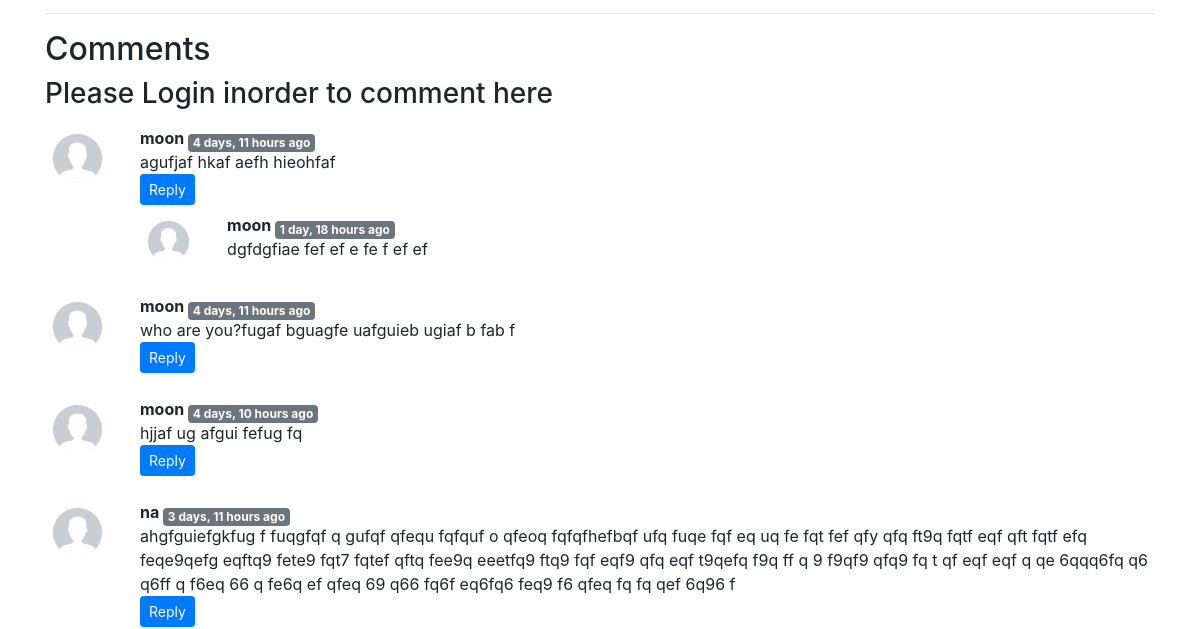
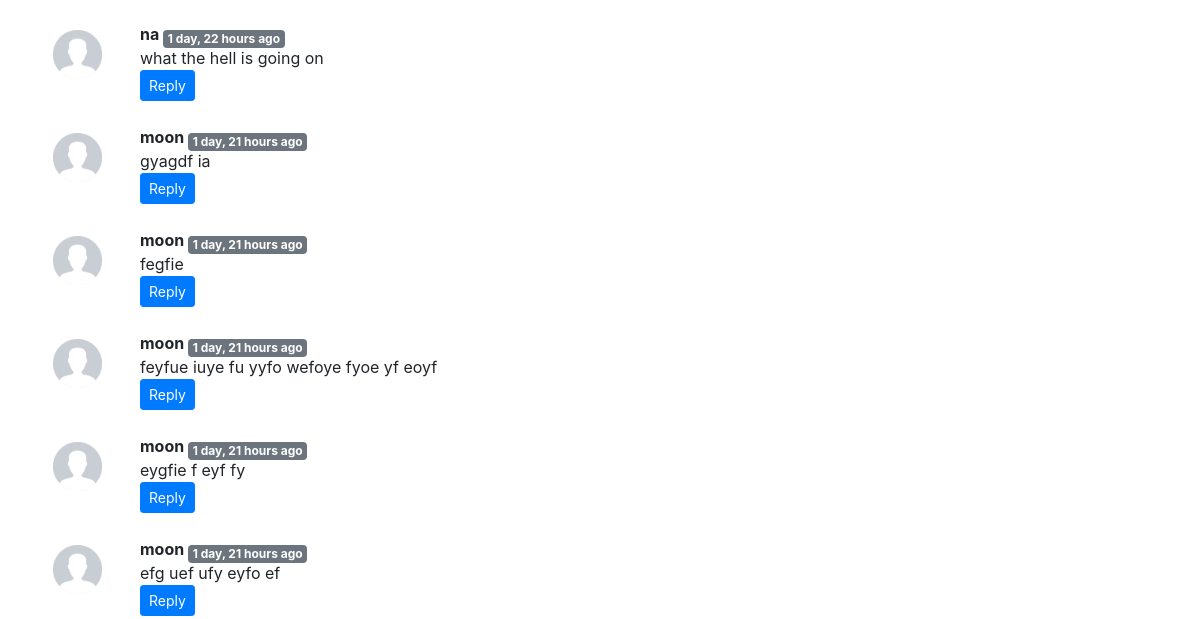
Page /blog/BST-wikipedia (middle part) on the earlier database version (2 pictures, top to bottom).
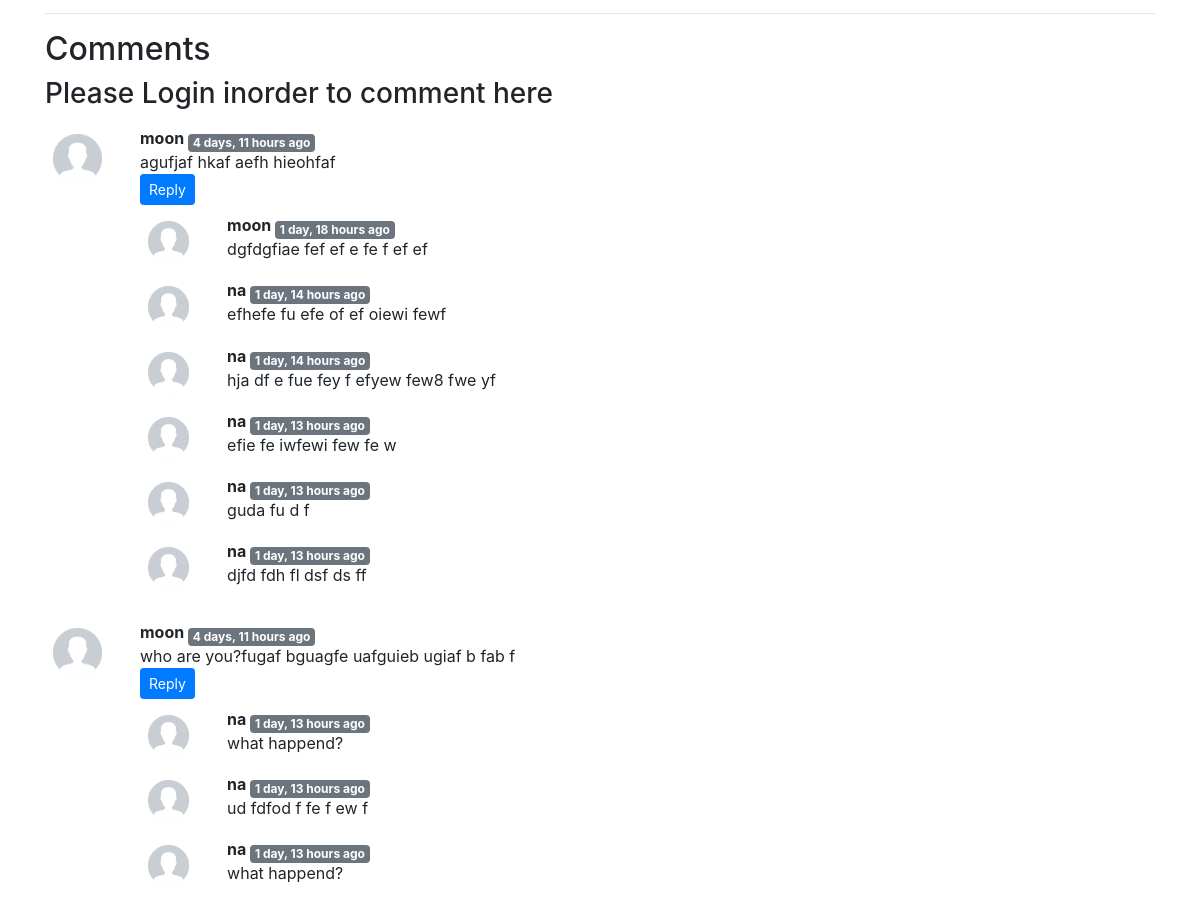
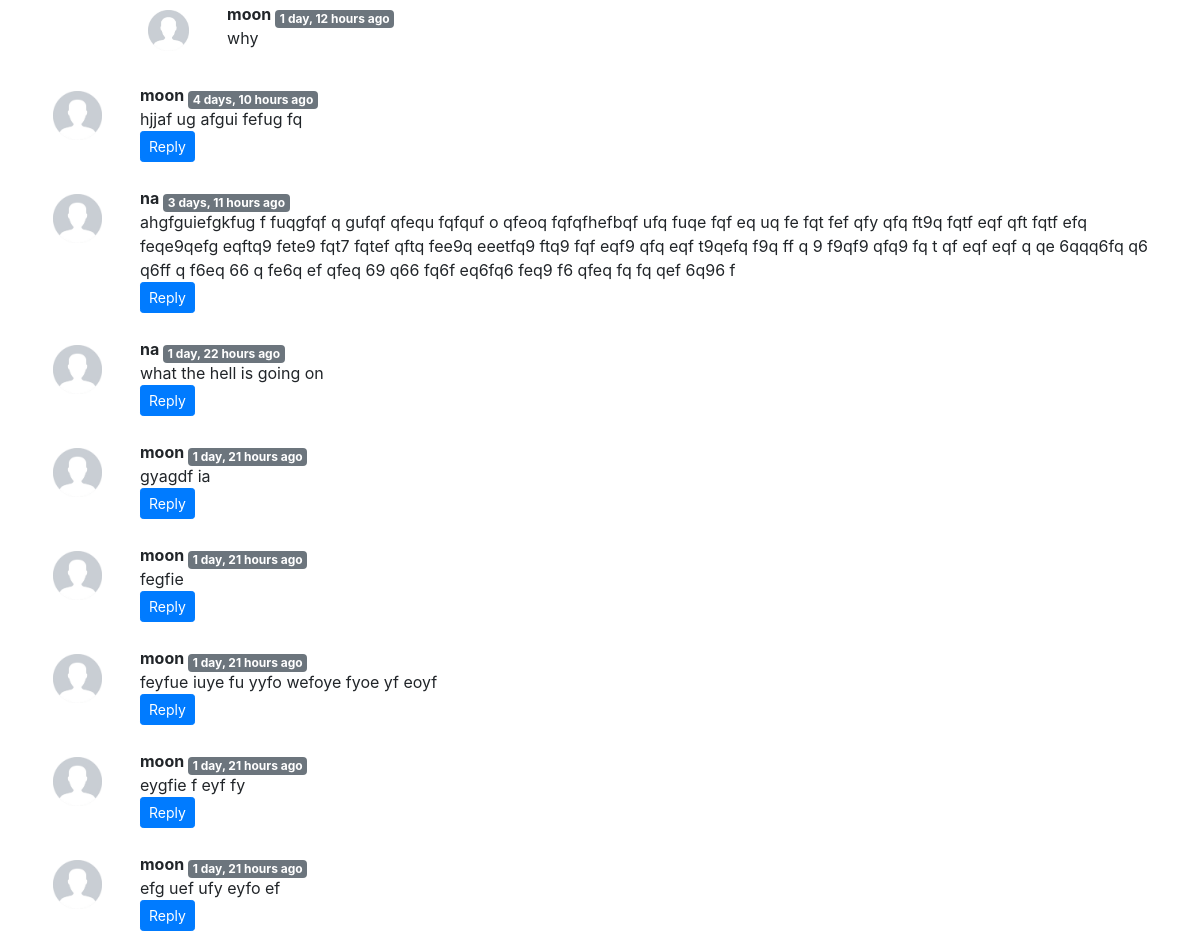
Same page on the later database version (2 pictures, top to bottom).
### blog/models.py (models this page shows, shortened)
class BlogComment(models.Model):
	sno = models.AutoField(primary_key=True)
	comment = models.TextField()
	user = models.ForeignKey(User , on_delete= models.CASCADE)
	post = models.ForeignKey(Post , on_delete= models.CASCADE)
	parent = models.ForeignKey('self' , on_delete= models.CASCADE , null=True)
	timestamp = models.DateTimeField(default = now)

### blog/views.py (the view)
# urls.py: path('<str:slug>',views.blogPost,name='blogPost'),
def blogPost(request, slug):
	post=Post.objects.filter(slug=slug).first()
	comments=BlogComment.objects.filter(post=post,parent=None)
	replies=BlogComment.objects.filter(post=post).exclude(parent=None)
	repdic={}
	for reply in replies:
		if reply.parent.sno not in repdic.keys():
			repdic[reply.parent.sno] = [reply]
		else:
			repdic[reply.parent.sno].append(reply)
	print(len(repdic))
	context={'mypost':post,'comments':comments,'user':request.user, 'replyDict':repdic}
	return render(request,'blog/blogPost.html',context)

### blog/templatetags/task.py (called while the page is built)
@register.filter(name="get_val")
def get_val(dict,key):
	return dict.get(key)

### templates/blog/blogPost.html (shortened to what this page needs)
{%extends 'base.html'%}
{%block body%}
{% load humanize %}
{% load task %}
<div class="container">
	<hr>
</div>
<div class="container">
	<h2>Comments</h2>
	{%if user.is_authenticated%}
	<form action="/blog/postComment" method="post">
	{%csrf_token%}
	<div class="form-group">
	<input type="text" class="form-control" name="comment" placeholder="Enter your Comments here">
	</div>
	<input type="hidden" name="postSno" value="{{mypost.sno}}">
	<input type="hidden" name="parentSno" value="">
	<button type="submit" class="btn btn-primary">Submit</button>
	</form>
	{%else%}
	<h3>Please Login inorder to comment here</h3>
	{%endif%}
	{% for cmnt in comments %}
	<div class="row my-3">
		<div class="col-md-1">
			<img class="rounded mx-auto d-block w-100 p-2" src="/static/img/avatar.jpg" alt="user">
		</div>
		<div class="col-md-11"><b>{{cmnt.user.username}} </b> <sub class="badge badge-secondary"> {{cmnt.timestamp | naturaltime}}</sub>
			<div>{{cmnt.comment}}</div>
			<div class="reply mx-0">
				<button class="btn btn-sm btn-primary" type="button" data-toggle="collapse" data-target="#replyBox{{cmnt.sno}}"  aria-expanded="false" aria-controls="replyBox{{cmnt.sno}}">Reply</button>
				<div class="replies my-2">
					{% for reply in replyDict|get_val:cmnt.sno %}
					<div class="row my-2">
						<div class="col-md-1">
							<img class="rounded mx-auto d-block w-100 p-2" src="/static/img/avatar.jpg" alt="user">
						</div>
						<div class="col-md-11"><b>{{reply.user.username}} </b> <sub class="badge badge-secondary"> {{reply.timestamp | naturaltime}}</sub>
							<div>{{reply.comment}}</div>
						</div>
						<br>
					</div>
					{% endfor %}
				</div>
			</div>
		</div>
	</div>
	{% endfor %}
</div>
{%endblock%}

### templates/base.html (shortened to what this page needs)
<!doctype html>
<html lang="en">
  <head>
    <link rel="stylesheet" href="https://stackpath.bootstrapcdn.com/bootstrap/4.5.2/css/bootstrap.min.css">
  </head>
  <body>
{% block body %} {% endblock %}
  </body>
</html>

Differences in the rows shown:
added BlogComment: user.username "na", timestamp "1 day, 14 hours ago", comment "efhefe fu efe of ef oiewi fewf", shown under "moon"
added BlogComment: user.username "na", timestamp "1 day, 14 hours ago", comment "hja df e fue fey f efyew few8 fwe yf", shown under "moon"
added BlogComment: user.username "na", timestamp "1 day, 13 hours ago", comment "efie fe iwfewi few fe w", shown under "moon"
added BlogComment: user.username "na", timestamp "1 day, 13 hours ago", comment "guda fu d f", shown under "moon"
added BlogComment: user.username "na", timestamp "1 day, 13 hours ago", comment "djfd fdh fl dsf ds ff", shown under "moon"
added BlogComment: user.username "na", timestamp "1 day, 13 hours ago", comment "what happend?", shown under "moon"
added BlogComment: user.username "na", timestamp "1 day, 13 hours ago", comment "ud fdfod f fe f ew f", shown under "moon"
added BlogComment: user.username "na", timestamp "1 day, 13 hours ago", comment "what happend?", shown under "moon"
added BlogComment: user.username "moon", timestamp "1 day, 12 hours ago", comment "why"
